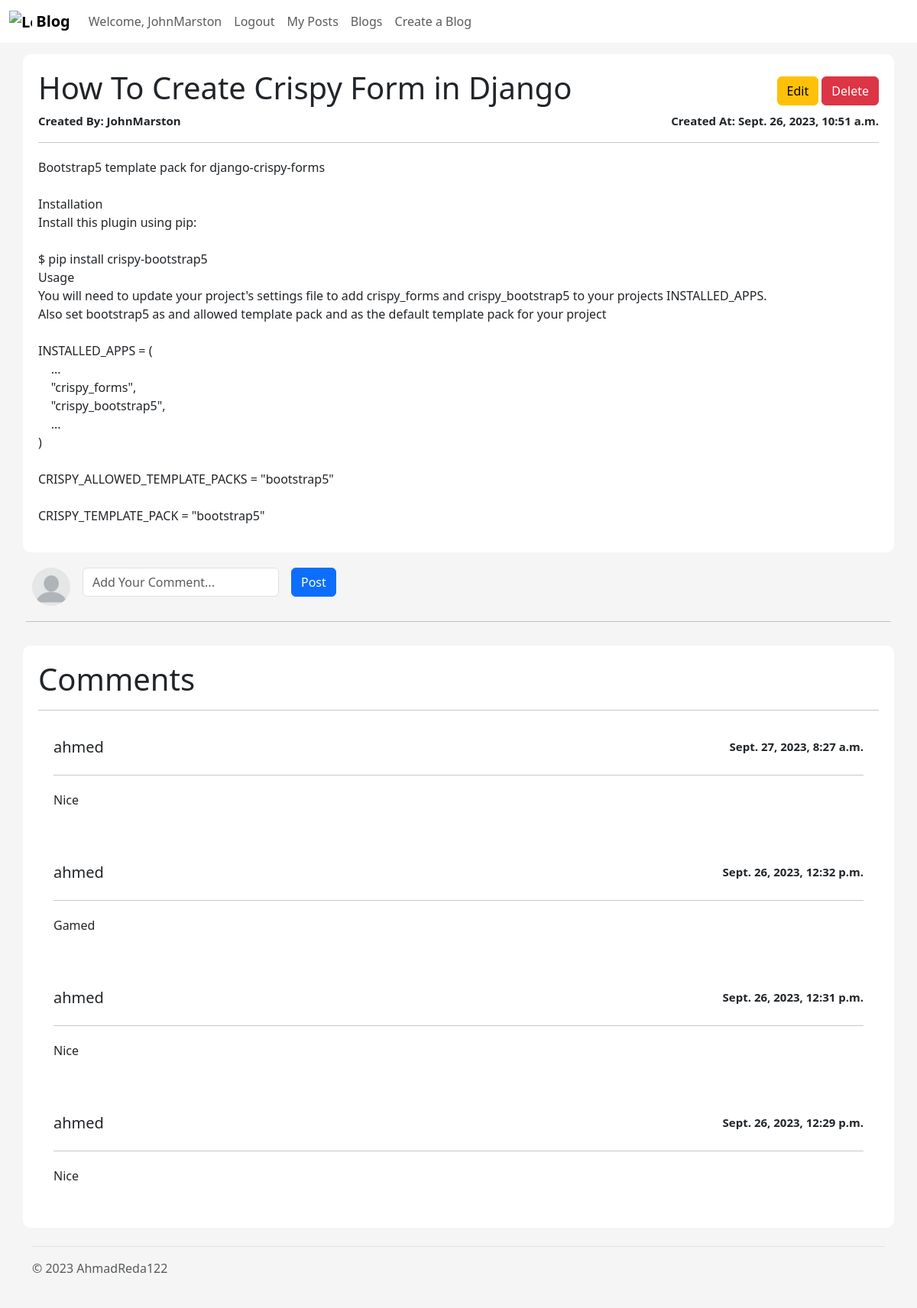
Screenshot of /blog/id/4/ (signed in) with the database file from the repository.
### myApp/models.py (models this page shows)
class Blog(models.Model):
  ID = models.BigAutoField(auto_created = True, primary_key=True, verbose_name="ID")
  title = models.CharField(max_length=200)
  content = models.TextField()
  author = models.ForeignKey(User, on_delete=models.CASCADE, blank=False)
  created_at = models.DateTimeField(auto_now_add=True, blank=True)
  updated_at = models.DateTimeField(auto_now=True)

class Comment(models.Model):
  ID = models.BigAutoField(auto_created = True, primary_key=True, verbose_name="ID")
  content = models.TextField()
  user = models.ForeignKey(User, on_delete=models.CASCADE, blank=False)
  blog = models.ForeignKey(Blog, on_delete=models.CASCADE, blank=False)
  created_at = models.DateTimeField(auto_now_add=True, blank=True)
  updated_at = models.DateTimeField(auto_now=True)

### myApp/views.py (the view)
# urls.py: path("blog/id/<int:id>/", views.blogPage, name="blogPage"),
def blogPage(request, id):
    if request.user.is_authenticated:
        _blog = Blog.objects.get(ID=id)
        comments = Comment.objects.filter(blog=_blog).order_by("-created_at")
        context = {"Blog": _blog , "Comments": comments}
        return render(request, "Blog/blogPage.html", context)
    else:
        return redirect("login")

### myApp/templates/Blog/blogPage.html (shortened to what this page needs)
<!DOCTYPE html>
<html lang="en">
	{% load static %} {% load crispy_forms_tags %}
	<head>
		<link href="{% static 'css/bootstrap.css' %}" rel="stylesheet" />
		<link href="{% static 'css/home.css' %}" rel="stylesheet" />
		<link href="{% static 'css/blogPage.css' %}" rel="stylesheet" />
	</head>
	<body>
		{% include "Blog/blogNavBar.html" %}
		<div class="container-sm container">
			<div class="header">
				<h1>{{Blog.title}}</h1>
				{% if request.user == Blog.author %}
				<div class="buttons">
					<a href="{% url "editBlog" blog_id=Blog.ID %}" class="btn btn-warning" role="button">Edit</a>
					<a href="{% url "deleteBlog" blog_id=Blog.ID %}" class="btn btn-danger" role="button" onclick="return confirm('Are you sure you want to delete this blog post?');">Delete</a>
				</div>
				{% endif %}
			</div>
			<div class="little">
				<div>Created By: {{ Blog.author.username }}</div>
				<div>Created At: {{ Blog.created_at }}</div>
			</div>
			<hr />
			<div class="content">
				<pre class="text-break fs-6" style="white-space: pre-wrap;">{{Blog.content}}</pre>
			</div>
		</div>
		<div class="container-sm commentSection">
			<form class="row g-3 form" method="POST" action="{% url "addComment" blog_id=Blog.ID %}">
				<div class="col-auto">
					<img
						class="img-icon"
						src="{% static 'images/blank-profile-picture-973460_1920.png'%}"
					/>
				</div>
				<div class="col-auto">
					<input
						class="form-control"
						type="text"
						name="comment"
						placeholder="Add Your Comment..."
					/>
				</div>
				<div class="col-auto">
					<button type="submit" class="btn btn-primary mb-3">Post</button>
				</div>
				<hr />
			</form>
		</div>
    <div class="container-sm container">
			<h1>Comments</h1>
      <hr>
      {% for comment in Comments %}
      <div class="container-sm container">
			<div class="little">
				<h5>{{ comment.user.username }}</h5>
				<div>
					{{ comment.created_at }}
			</div>
			</div>
			<hr />
			<div class="content">
				<pre class="text-break fs-6">{{comment.content}}</pre>
			</div>
    </div>
      {% endfor %}
		</div>
		{% include "Blog/footer.html" %}
	</body>
</html>

### myApp/templates/Blog/blogNavBar.html (shortened to what this page needs)
{% block content %}
<nav class="navbar sticky-top navbar-expand-lg" style="background-color: white;">
	<div class="container-fluid">
    <a class="navbar-brand" href="#">
      <img src="https://getbootstrap.com/docs/5.3/assets/brand/bootstrap-logo.svg" alt="Logo" width="30" height="24" class="d-inline-block align-text-top">
      Blog
    </a>
		<div class="collapse navbar-collapse" id="navbarSupportedContent">
				<ul class="navbar-nav mr-auto">
					{% if user.is_authenticated %}
          <li class="nav-item">
            <a class="nav-link" href="#">Welcome, {{user.username}}</a>
          </li>
					<li class="nav-item">
						<a class="d-flex nav-link" href="{% url "logout" %}">Logout</a>
					</li>
          <li class="nav-item">
            <a class="nav-link" href="{% url "myBlogs" %}">My Posts</a>
          </li>
					{% else %}
					<li class="nav-item">
						<a class="d-flex nav-link" href="{% url "login" %}">Login</a>
					</li>
					{% endif %}
          <li class="nav-item">
            <a class="nav-link" href="{% url "showBlogs" %}">Blogs</a>
          </li>
          <li class="nav-item">
            <a class="nav-link" href="{% url "createBlog"%}">Create a Blog</a>
          </li>
				</ul>
			</div>
		</div>
</nav>
{% endblock %}

### myApp/static/css/home.css (style rules this page uses)
body { background-color: #f5f5f5; }
.little { font-size: 14px; display: flex; justify-content: space-between; }
a { text-decoration: none; color: var(--bs-black); font-weight: 700; }
.container { background-color: white; padding: 20px; margin-top: 15px; border-radius: 10px; box-shadow: 0 0 0 1.5px rgba(var(--grey-900), 0.05); }

### myApp/static/css/blogPage.css (style rules this page uses)
.little { font-weight: 600; font-size: 15px; }
.content { margin-top: 20px; }
pre { font-family: var(--bs-body-font-family); }
.commentSection { display: flex; align-items: center; margin-top: 20px; }
.img-icon { width: 50px; height: 50px; border-radius: 50%; }
.form { flex: 1; }
input[type="text"] { width: 100%; }
.header { display: flex; justify-content: space-between; align-items: center; }

### rows the page displays
Blog: title "How To Create Crispy Form in Django", author.username "JohnMarston", created_at "Sept. 26, 2023, 10:51 a.m.", content "Bootstrap5 template pack for django-crispy-forms Installation Install this plugin using pip: $ pip install crispy-bootstrap5 Usage You will need to update your project's settings file to add crispy_forms and crispy_bootstrap5 to your projects INSTALLED_APPS. Also set bootstrap5 as and allowed template pack and as the default template pack for your project INSTALLED_APPS = ( ... \"crispy_forms\", \"crispy_bootstrap5\", ... ) CRISPY_ALLOWED_TEMPLATE_PACKS = \"bootstrap5\" CRISPY_TEMPLATE_PACK = \"bootstrap5\""
Comment: user.username "ahmed", created_at "Sept. 27, 2023, 8:27 a.m.", content "Nice"
Comment: user.username "ahmed", created_at "Sept. 26, 2023, 12:32 p.m.", content "Gamed"
Comment: user.username "ahmed", created_at "Sept. 26, 2023, 12:31 p.m.", content "Nice"
Comment: user.username "ahmed", created_at "Sept. 26, 2023, 12:29 p.m.", content "Nice"

### other values shown
{{ user.username }} "JohnMarston"
